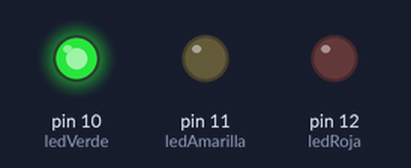
This sketch was run on a simulated Arduino Uno, built with avr-gcc and run on an emulated ATmega328P. Shown: output pins drawn as LEDs (lit = HIGH).

Above: at 2.5 s.
At 5.12 s:
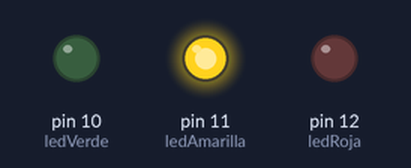
At 5.87 s:
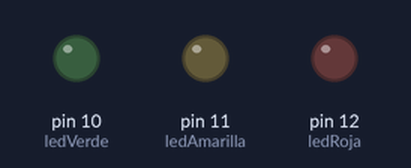
At 9.5 s:
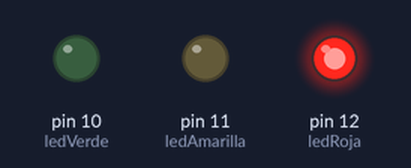
Timing chart, 0 to 15.6 s (numbered marks = the images above):
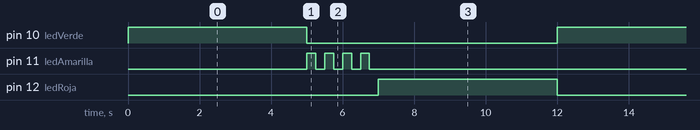

The sketch:

03-SemaforoRealistaMejoradoParpadeosLuzAmarillaEnBucle2.ino
```cpp
/*
Semáforo Proyecto 1:
    Tenemos tres leds sencillos en total

    Un led verde en el pin 10.
    Un led amarillo en el pin 11.
    Un led rojo en el pin 12.
    Sabemos que los proyectos con semáforos acaban siendo odiados por lo mucho que se usan (o abusan), pero están bien para aprender. La tarea final de este proyecto es escribir un programa que encienda y apague las luces según un semáforo, de momento sin parpadear. Debe hacer lo típico:

    Encender el led verde 5 segundos.
    Encender el led amarillo 2 segundos.
    Encender el led rojo 5 segundos.

Semáforo realista:
    Tengo un led amarillo, que es lo que parpadea ahora
    Al semáforo de la tarea del proyecto 1 le vamos a añadir una complicación para que sea más realista: la luz amarilla en lugar de estar encendida 2 segundos, ahora va a parpadear 4 veces. Entre las tareas de encender la luz verde y la roja, meteríamos unas nuevas así:
*/

int ledVerde = 10;
int ledAmarilla = 11;
int ledRoja = 12;
void setup()
{
    pinMode(ledVerde, OUTPUT);
    pinMode(ledAmarilla, OUTPUT);
    pinMode(ledRoja, OUTPUT);
}

void loop()
{
    // Luz verde
    digitalWrite(ledVerde, HIGH);
    delay(5000);
    digitalWrite(ledVerde, LOW);

    // Luz amarilla -> Semáforo realista, ahora parpadea cuatro veces durante los dos segundos -> Se enciende durante 250ms y se apaga durante 250ms = un parpadeo de 500ms = un parpadeo de medio segundo
    for (int i = 4; i > 0; i = i - 1) // Esta tarea se repetirá 4 veces -> Hacemos un for que va contando de uno en uno en orden descendente (i = i - 1), empezando por el 4 (i = 4), mientras el número sea mayor que 0 (i > 0) -> for(i = 4; i > 0; i = i - 1) -> cuenta: 4, 3, 2 y 1; por lo que se repite cuatro veces
    {                                 // La instrucción que se repite es el parpadeo de medio segundo
        digitalWrite(11, HIGH);
        delay(250);
        digitalWrite(11, LOW);
        delay(250);
    }

    // Luz roja
    digitalWrite(ledRoja, HIGH);
    delay(5000);
    digitalWrite(ledRoja, LOW);
}
```

Measured:
- by itself, pin 10 (ledVerde), pin 12 (ledRoja): alternates HIGH for 5.0 s and LOW for 7.0 s
- by itself, pin 11 (ledAmarilla): repeats every 12.0 s: 3 × (LOW 0.25 s, HIGH 0.25 s), LOW 10.3 s, HIGH 0.25 s
- by itself, everything shown: repeats every 12.0 s, in 11 steps
